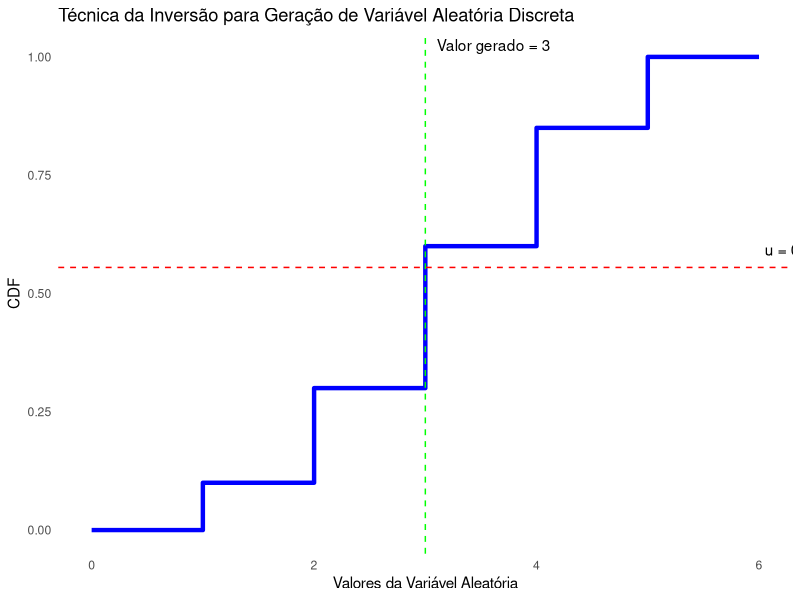
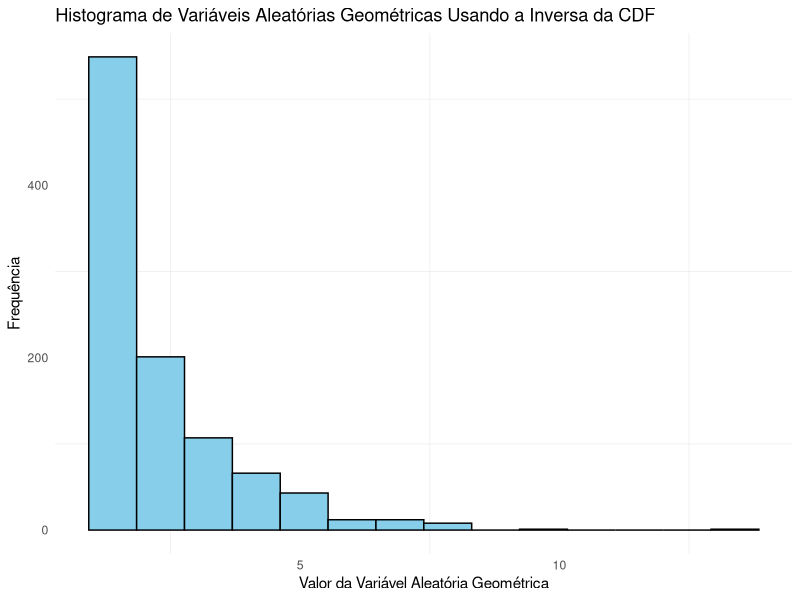
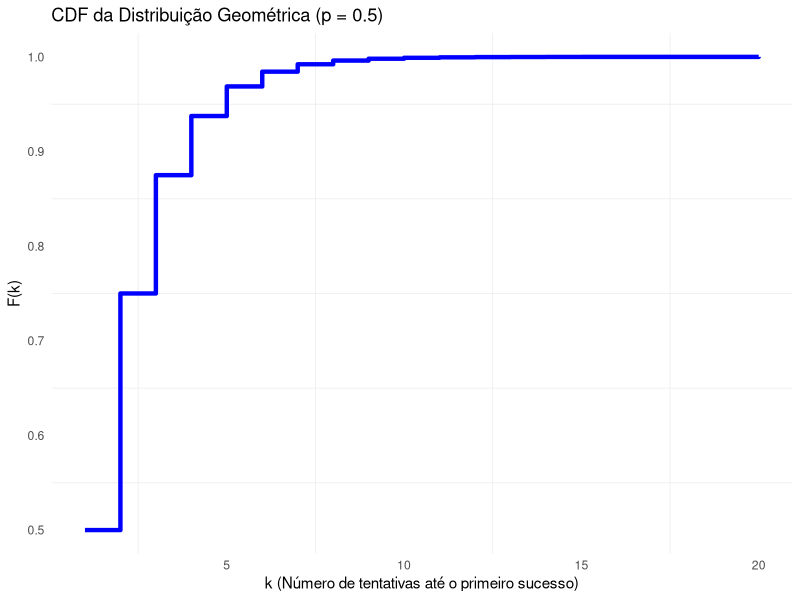
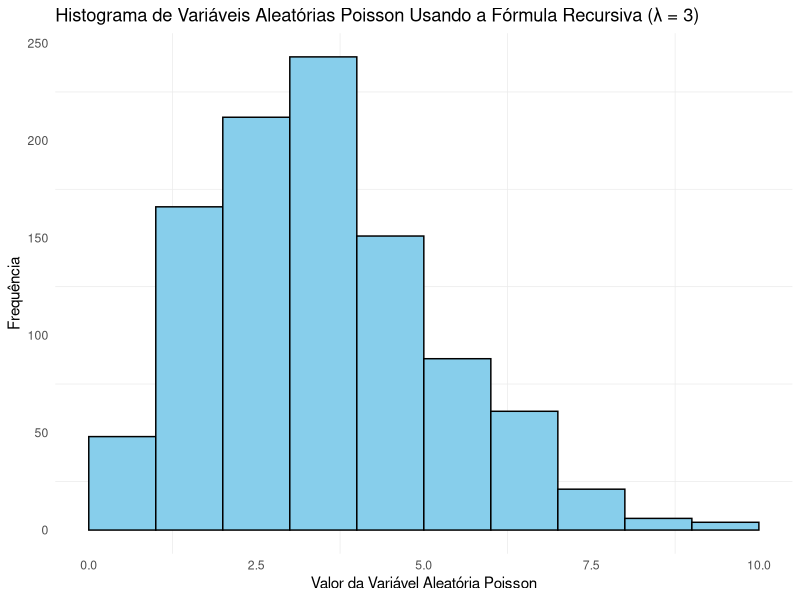
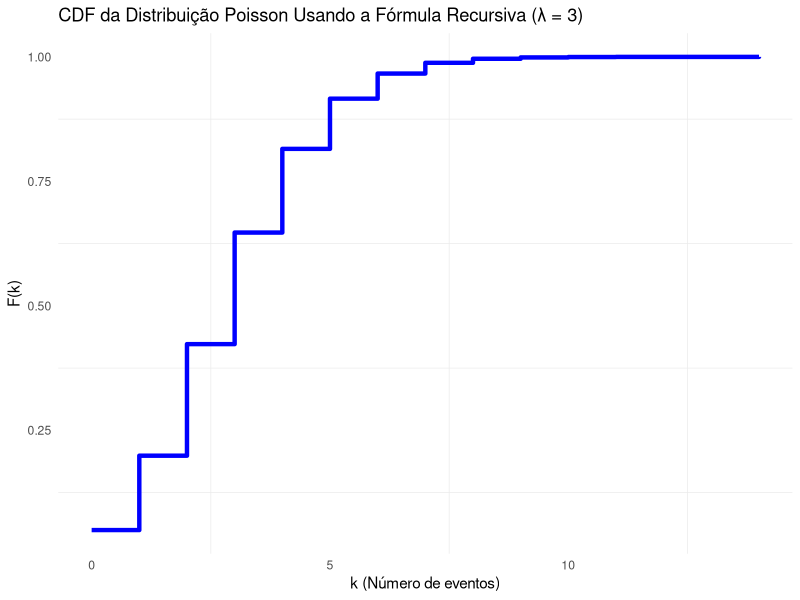

These charts were generated, in order, by the following R code:
## ---- chunk 1
# Exemplo de valores e probabilidades de uma variável aleatória discreta
valores <- c(0, 1, 2, 3, 4, 5, 6)
probabilidades <- c(0, 0.1, 0.2, 0.3, 0.25, 0.15, 0) 

# Calculando a CDF
cdf <- cumsum(probabilidades)

# Gerando um número aleatório uniforme
u <- runif(1)

# Encontrando o valor correspondente na CDF
valor_gerado <- NA
for (i in seq_along(valores)) {
  if (u < cdf[i]) {
    valor_gerado <- valores[i]
    break
  }
}

# Ajustando o gráfico para corrigir a visualização da CDF e garantir que os valores estejam corretamente posicionados
library(ggplot2)

# Criando um dataframe para os valores e CDF
df <- data.frame(valores = valores, cdf = cdf)

# Gráfico da CDF com número aleatório e valor gerado
ggplot(df, aes(x = valores, y = cdf)) +
  geom_step(direction = "hv", color = "blue", size = 1.5) +
  geom_hline(yintercept = u, color = "red", linetype = "dashed") +
  geom_vline(xintercept = valor_gerado, color = "green", linetype = "dashed") +
  labs(title = "Técnica da Inversão para Geração de Variável Aleatória Discreta",
       x = "Valores da Variável Aleatória", 
       y = "CDF") +
  annotate("text", x = max(valores), y = u, label = sprintf("u = %.2f", u), hjust = -0.1, vjust = -1) +
  annotate("text", x = valor_gerado, y = max(cdf), label = paste("Valor gerado =", valor_gerado), hjust = -0.1, vjust = -0.5) +
  theme_minimal() +
  theme(panel.grid = element_blank())
## ---- chunk 2
# Função para gerar a inversa da CDF para a distribuição geométrica
inversa_cdf_geometrica <- function(p, u) {
  # Usando a fórmula inversa da CDF geométrica: F⁻¹(u) = ceil(log(1 - u) / log(1 - p))
  k <- ceiling(log(1 - u) / log(1 - p))
  return(as.integer(k))
}

# Parâmetro p da distribuição geométrica
p <- 0.5

# Gerando 1000 números uniformemente distribuídos
uniformes <- runif(1000)

# Gerando a variável aleatória geométrica correspondente para cada número uniforme
geometricas <- sapply(uniformes, inversa_cdf_geometrica, p = p)

# Plotando um histograma das variáveis geométricas geradas
library(ggplot2)

df <- data.frame(geometricas = geometricas)
ggplot(df, aes(x = geometricas)) +
  geom_histogram(bins = max(geometricas) + 1, color = "black", fill = "skyblue", boundary = 0, closed = "left") +
  labs(title = "Histograma de Variáveis Aleatórias Geométricas Usando a Inversa da CDF",
       x = "Valor da Variável Aleatória Geométrica", 
       y = "Frequência") +
  theme_minimal() +
  theme(panel.grid.major = element_blank())

# Função para calcular a CDF da distribuição geométrica
cdf_geometrica <- function(k, p) {
  return(1 - (1 - p)^k)
}

# Gerando valores de k para plotar a CDF
k_values <- 1:20
cdf_values <- sapply(k_values, cdf_geometrica, p = p)

# Plotando a CDF da distribuição geométrica
df_cdf <- data.frame(k_values = k_values, cdf_values = cdf_values)
ggplot(df_cdf, aes(x = k_values, y = cdf_values)) +
  geom_step(direction = "hv", color = "blue", size = 1.5) +
  labs(title = "CDF da Distribuição Geométrica (p = 0.5)",
       x = "k (Número de tentativas até o primeiro sucesso)", 
       y = "F(k)") +
  theme_minimal() +
  theme(panel.grid.major = element_blank())
## ---- chunk 3
# Função para gerar a inversa da CDF para a distribuição Poisson usando a técnica de inversão e a fórmula recursiva
inversa_cdf_poisson_recursiva <- function(lam, u) {
  k <- 0
  p <- exp(-lam)  # P(X=0)
  F <- p  # Iniciamos com a probabilidade P(X=0)
  
  # Continuamos somando até que F >= u
  while (u > F) {
    k <- k + 1
    p <- p * lam / k  # Atualiza a probabilidade recursivamente para o próximo valor
    F <- F + p
  }
  
  return(k)
}

# Parâmetro lambda da distribuição Poisson
lam <- 3

# Gerando 1000 números uniformemente distribuídos
uniformes <- runif(1000)

# Gerando a variável aleatória Poisson correspondente para cada número uniforme
poisson_vars <- sapply(uniformes, inversa_cdf_poisson_recursiva, lam = lam)

# Plotando o histograma das variáveis Poisson geradas
library(ggplot2)

df <- data.frame(poisson_vars = poisson_vars)
ggplot(df, aes(x = poisson_vars)) +
  geom_histogram(bins = max(poisson_vars) + 1, color = "black", fill = "skyblue", boundary = 0, closed = "left") +
  labs(title = "Histograma de Variáveis Aleatórias Poisson Usando a Fórmula Recursiva (λ = 3)",
       x = "Valor da Variável Aleatória Poisson", 
       y = "Frequência") +
  theme_minimal() +
  theme(panel.grid.major = element_blank())

# Função para calcular a CDF da distribuição Poisson
cdf_poisson <- function(k, lam) {
  cdf <- 0
  p <- exp(-lam)  # P(X=0)
  for (i in 0:k) {
    cdf <- cdf + p  # Adiciona a probabilidade à CDF
    if (i < k) {
      p <- p * lam / (i + 1)  # Atualiza a probabilidade recursivamente
    }
  }
  return(cdf)
}

# Gerando valores de k para a CDF
k_values <- 0:14
cdf_values <- sapply(k_values, cdf_poisson, lam = lam)

# Plotando a CDF da distribuição Poisson
df_cdf <- data.frame(k_values = k_values, cdf_values = cdf_values)
ggplot(df_cdf, aes(x = k_values, y = cdf_values)) +
  geom_step(direction = "hv", color = "blue", size = 1.5) +
  labs(title = "CDF da Distribuição Poisson Usando a Fórmula Recursiva (λ = 3)",
       x = "k (Número de eventos)", 
       y = "F(k)") +
  theme_minimal() +
  theme(panel.grid.major = element_blank())
